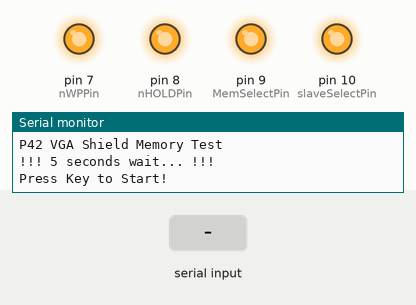
Simulated run of this sketch. Board: Arduino Uno, built with avr-gcc and run on an emulated ATmega328P. Shown: output pins drawn as LEDs (lit = HIGH), the last lines printed to the serial monitor. Wiring (inferred from the names in the program): 24Cxx EEPROM at I2C address 0x50. Inputs (shaded band) come from the test bench. EEPROM starts erased.

Above: at 5.9 s.
6.0 s: "1" received over Serial
7.7 s: "0" received over Serial
9.2 s: "2" received over Serial
10.7 s: "1" received over Serial
At 11.8 s:
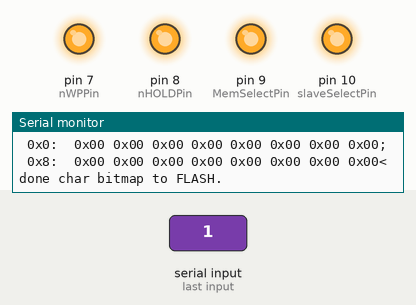
12.2 s: "0" received over Serial
At 12.7 s:
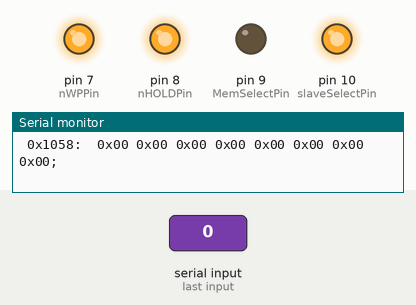
Timing chart, 0 to 15.2 s (numbered marks = the images above; inputs shaded):
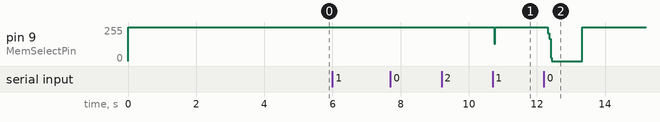

Measured:
- after the input at 10.7 s, pin 9 (MemSelectPin): 255/255 → 130/255 at once, → 255/255 0.04 s later
- after the input at 12.2 s, pin 9 (MemSelectPin): 255/255 → 0/255 after 0.12 s, → 255/255 1.0 s later

The sketch:

P42VGA_memtest.ino
```cpp
// Sketch for P42 VGA Shield/Wing
// Memory test and FLASH write with character set, BoingBall Demo and a BMP Picture
// written by
// Wolfgang Friedrich
// Last change: 2020/Mar/21

// https://hackaday.io/project/170499-vga-shield-wing
// https://github.com/wolfgangfriedrich/P42VGA

// *** Comment out this line if target system is not an Arduino MEGA ***
//#define MEGA

// *** Enable new functionality to write 255 color BMP image data to FLASH address IMAGE1_ADDR
//     this is only tested with UART at 19200 baud!
#define IMAGEWRITE

// inslude the SPI library:
#include <Arduino.h>
#include <SPI.h>
#include <Wire.h>
#include "hack8x8.h"

#include <avr/pgmspace.h>
#include "ball_frames.h"

const int slaveSelectPin  = 10;
const int MemSelectPin    = 9;
const int nHOLDPin        = 8;
const int nWPPin          = 7;

const int CHAR_MAP_ADDR		= 0x0000;
const int BOINGBALL_ADDR	= 0x1000;
const int IMAGE1_ADDR		= 0x3000;
const int IMAGE2_ADDR		= 0x5000;

void setup() {
	unsigned int P42_Display_ID = 0;

//	P42Display::Init()

	Serial.begin(19200);
	Serial.println("");
	Serial.println(F("P42 VGA Shield Memory Test"));

// Config pins
pinMode(nWPPin, OUTPUT);
digitalWrite(nWPPin, HIGH);
pinMode(nHOLDPin, OUTPUT);
digitalWrite(nHOLDPin, HIGH);

	// Disable pins that are used for SPI on Uno.
#ifdef MEGA
	pinMode(11, INPUT);
	pinMode(12, INPUT);
	pinMode(13, INPUT);
#endif

// Config SPI interface
pinMode(slaveSelectPin, OUTPUT);
digitalWrite(slaveSelectPin, HIGH);
pinMode(MemSelectPin, OUTPUT);
digitalWrite(MemSelectPin, HIGH);
SPI.begin();
SPI.setClockDivider(SPI_CLOCK_DIV2);
SPI.setDataMode(SPI_MODE0);
SPI.setBitOrder(MSBFIRST) ;


}


// --------------------------------------------------------------------------------------
// Hexdump Flash memory to UART
// --------------------------------------------------------------------------------------
void SPImemdump (unsigned long address, unsigned int bytes) {

	unsigned long i = 0;
	byte result =0;

	digitalWrite(MemSelectPin,LOW);
	SPI.transfer( 0x03 );					// read data
	SPI.transfer( (address >>16) &0xFF );	// start address
	SPI.transfer( (address >> 8) &0xFF );
	SPI.transfer( (address     ) &0xFF );
	for (i = 0; i < bytes; i++) {
		if ((i % 8) == 0) {
			if (i != 0)
				Serial.println (";");
			Serial.print(" 0x");
			Serial.print(address + i,HEX);
			Serial.print(": ");
		}
		result = SPI.transfer( 0x00 );
		Serial.print(" 0x");
		if (result <0x10)
			Serial.print ("0");
		Serial.print(result,HEX);
	}
    digitalWrite(MemSelectPin,HIGH);
	Serial.println("<");


}

// --------------------------------------------------------------------------------------
// As the function says
// --------------------------------------------------------------------------------------
void SPImemSectorErase ( unsigned long mem_addr ) {

  byte StatusReg = 0x01;

	digitalWrite(MemSelectPin,LOW);
	SPI.transfer( 0x06 );               // WEN
	digitalWrite(MemSelectPin,HIGH);
	//delay(1);
	digitalWrite(MemSelectPin,LOW);
	SPI.transfer( 0x20 );               // Sector erase
	SPI.transfer( (mem_addr >>16) & 0xFF );        // sector address (16 blocks are reserved for font)
	SPI.transfer( (mem_addr >> 8) & 0xFF );
	SPI.transfer( 0x00 );
	digitalWrite(MemSelectPin,HIGH);

//	Serial.print( mem_addr + 0x10, HEX );
//	Serial.print( " " );

	//delay(1000);
    StatusReg = 1;
	while (StatusReg & 0x01 == 1) {
		Serial.print(StatusReg,HEX);
		digitalWrite(MemSelectPin,LOW);
		SPI.transfer( 0x05 );
		StatusReg = SPI.transfer(0x00);
		digitalWrite(MemSelectPin,HIGH);
		delay(1);
	};
	Serial.print(StatusReg, HEX);
//	Serial.println();

}

// --------------------------------------------------------------------------------------
// write a single Byte to flash
// --------------------------------------------------------------------------------------
void SPIwritebyte ( unsigned long mem_addr, byte data ) {

	byte StatusReg = 0x01;

	digitalWrite(MemSelectPin,LOW);
	SPI.transfer( 0x06 );               // WEN
	digitalWrite(MemSelectPin,HIGH);
//	delay(1);
	digitalWrite(MemSelectPin,LOW);
	SPI.transfer( 0x02 );               // Page program
    SPI.transfer( (mem_addr >>16) & 0xFF );		// start address
    SPI.transfer( (mem_addr >> 8) & 0xFF );		//
    SPI.transfer( (mem_addr     ) & 0xFF );		//
	SPI.transfer( data);
	digitalWrite(MemSelectPin,HIGH);

	StatusReg = 1;
	while (StatusReg & 0x01 == 1) {
//		Serial.print("*");
		digitalWrite(MemSelectPin,LOW);
		SPI.transfer( 0x05 );
		StatusReg = SPI.transfer(0x00);
		digitalWrite(MemSelectPin,HIGH);
	};
//	Serial.println(StatusReg, HEX);

}


void loop() {

	word result = 0;

  byte MfrID = 0;
  byte DeviceID = 0;
  byte Capacity = 0;
  byte address = 0x90;
  byte incomingByte = 0;   // for incoming serial data
  byte StatusReg = 0x01;
  unsigned long i,j = 0;
  byte blockwrite_len = 0;
//*

  Serial.println(F("!!! 5 seconds wait... !!!"));
  delay(5000);

  Serial.println(F("Press Key to Start!"));		// This is to stop the program when a new one is compiling and overwrite the content
  while (Serial.available() == 0) {};
  incomingByte = Serial.read();

  // I2C EEPROM memory test
  Wire.begin(); // wake up I2C bus
  Wire.beginTransmission(0x50);
  Wire.write(0x00); // memory address 0
  Wire.write(0x00);
  Wire.write(0xC0);
  Wire.write(0xFF);
  Wire.write(0xEE);
  Wire.endTransmission();

  delay(250);

  Wire.begin(); // wake up I2C bus
  Wire.beginTransmission(0x50);
  Wire.write(0x00); // memory address 0
  Wire.write(0x00);
  Wire.endTransmission();

  incomingByte = 0x00;
  Wire.requestFrom(0x50, 3); // 7-bit addres without R/W bit
  incomingByte = Wire.read(); // first received byte stored
  Serial.print(incomingByte, HEX);
  incomingByte = Wire.read(); // 2nd received byte stored
  Serial.print(incomingByte, HEX);
  incomingByte = Wire.read(); // 3nd received byte stored
  Serial.println(incomingByte, HEX);

  Serial.println("done EEPROM.");

  while (Serial.available() == 0) {};
  incomingByte = Serial.read();

// Find VS23S040
	digitalWrite(slaveSelectPin,LOW);
	SPI.transfer( 0x9F );				// ReadDeviceID
	result = SPI.transfer16(0x0000);
	if ((result & 0xff00) == 0x2B00) {
		Serial.print(F("Found P42 Display module ID: 0x"));
		Serial.println(result,HEX);
	}
	digitalWrite(slaveSelectPin,HIGH);


  // SPI Flash test
  digitalWrite(MemSelectPin,LOW);
  SPI.transfer( address );
  SPI.transfer( 0x00 );
  SPI.transfer( 0x00 );
  SPI.transfer( 0x00 );
  MfrID = SPI.transfer(0x00);
  DeviceID = SPI.transfer(0x00);
  digitalWrite(MemSelectPin,HIGH);

  Serial.print(F("SPIMem MfrID: 0x"));
  Serial.print(MfrID,HEX);
  Serial.print(F(" DeviceID: 0x"));
  Serial.println(DeviceID,HEX);

  address = 0x9f; // Jedec ID
  digitalWrite(MemSelectPin,LOW);
  SPI.transfer( address );
  MfrID = SPI.transfer(0x00);
  DeviceID = SPI.transfer(0x00);
  Capacity = SPI.transfer(0x00);
  digitalWrite(MemSelectPin,HIGH);

  Serial.print(F("Jedec MfrID: 0x"));
  Serial.print(MfrID,HEX);
  Serial.print(F(" DeviceID: 0x"));
  Serial.print(DeviceID,HEX);
  Serial.print(F(" Capacity: 0x"));
  Serial.println(Capacity,HEX);

  Serial.println("-");
  while (Serial.available() == 0) {};
  incomingByte = Serial.read();

  address = 0x20; // Sector erase
  digitalWrite(MemSelectPin,LOW);
  SPI.transfer( 0x06 );               // WEN
  digitalWrite(MemSelectPin,HIGH);
  delay(1);
  digitalWrite(MemSelectPin,LOW);
  SPI.transfer( address );               // Sector erase
  SPI.transfer( 0x00 );               // sector address
  SPI.transfer( 0x00 );
  SPI.transfer( 0x00 );
  digitalWrite(MemSelectPin,HIGH);

  //delay(1000);
  StatusReg = 1;
  while (StatusReg & 0x01 == 1) {
    Serial.print(StatusReg,HEX);
    digitalWrite(MemSelectPin,LOW);
    SPI.transfer( 0x05 );
    StatusReg = SPI.transfer(0x00);
    digitalWrite(MemSelectPin,HIGH);
    delay(1);
  };
  Serial.println(StatusReg, HEX);

  digitalWrite(MemSelectPin,LOW);
  SPI.transfer( 0x06 );               // WEN
  digitalWrite(MemSelectPin,HIGH);
  delay(1);
  digitalWrite(MemSelectPin,LOW);
  SPI.transfer( 0x02 );               // Page program
  SPI.transfer( 0x00 );               // start address
  SPI.transfer( 0x00 );
  SPI.transfer( 0x00 );
  SPI.transfer( 0xAF );
  SPI.transfer( 0xFE );
  digitalWrite(MemSelectPin,HIGH);

  StatusReg = 1;
  while (StatusReg & 0x01 == 1) {
    Serial.print("*");
    digitalWrite(MemSelectPin,LOW);
    SPI.transfer( 0x05 );
    StatusReg = SPI.transfer(0x00);
    digitalWrite(MemSelectPin,HIGH);
  };
  Serial.println(StatusReg, HEX);

  digitalWrite(MemSelectPin,LOW);
  SPI.transfer( 0x03 );               // read data
  SPI.transfer( 0x00 );               // start address
  SPI.transfer( 0x00 );
  SPI.transfer( 0x00 );
  MfrID = SPI.transfer( 0x00 );
  DeviceID = SPI.transfer( 0x00 );
  digitalWrite(MemSelectPin,HIGH);

  Serial.print(MfrID, HEX);
  Serial.println(DeviceID, HEX);

  Serial.println("done Flash.");
  while (Serial.available() == 0) {};
  incomingByte = Serial.read();


// No sector erase because first 2 bytes of char map are 0x00 0x40, which overwrites the test 0xAFFE.
// Write Character map to Flash at address 0x00
  for (i=0; i<=(sizeof(hack_8ptBitmaps))>>8; i++)	// # of 256byte blocks loops
  {
    digitalWrite(MemSelectPin,LOW);
    SPI.transfer( 0x06 );               // WEN
    digitalWrite(MemSelectPin,HIGH);
    delay(1);
    digitalWrite(MemSelectPin,LOW);
    SPI.transfer( 0x02 );               // Page program
    SPI.transfer( 0x00 );               // start address
    SPI.transfer(    i );				// this works  only up to 255 blocks = 16Kbyte of font data
    SPI.transfer( 0x00 );

	if (i < ( (sizeof(hack_8ptBitmaps)) >> 8 ))
	{
		blockwrite_len = 255;			// write full block
	}
	else
	{
		blockwrite_len = ((sizeof(hack_8ptBitmaps)) & 0xFF);			// write the tail end
	}

    for (j = 0; j <= blockwrite_len; j++)	// write 256 byte
    {
      SPI.transfer( hack_8ptBitmaps[j + i*32*8] );
	}
    digitalWrite(MemSelectPin,HIGH);

    StatusReg = 1;
    while (StatusReg & 0x01 == 1) {
      Serial.print("o");
      digitalWrite(MemSelectPin,LOW);
      SPI.transfer( 0x05 );
      StatusReg = SPI.transfer(0x00);
      digitalWrite(MemSelectPin,HIGH);
    };
	Serial.println(StatusReg, HEX);
  }

  SPImemdump ( 0, 16 );

  Serial.println(F("done char bitmap to FLASH."));

  while (Serial.available() == 0) {};
  incomingByte = Serial.read();


// --------------------------------------------------------------------------------------
// BOINGBALL data copy
// --------------------------------------------------------------------------------------

unsigned long ballSize = 0;
static unsigned long _ballSize = 0;

ballSize = sizeof(boingball);
_ballSize = ballSize;


 // Sector erase for Boingball mem
  for (i=0; i<(sizeof(boingball)>>8); i++)	// # of 256byte blocks loops
  {

	Serial.print(BOINGBALL_ADDR+(i*256),HEX);
	SPImemSectorErase ( BOINGBALL_ADDR+(i*256) );
	Serial.println();

//	digitalWrite(MemSelectPin,LOW);
//	SPI.transfer( 0x06 );               // WEN
//	digitalWrite(MemSelectPin,HIGH);
//	delay(1);
//	digitalWrite(MemSelectPin,LOW);
//	SPI.transfer( 0x20 );               // Sector erase
//	SPI.transfer( 0x00 + (i/240) );        // sector address (16 blocks are reserved for font)
//	SPI.transfer( 0x10 + (i%240) );
//	SPI.transfer( 0x00 );
//	digitalWrite(MemSelectPin,HIGH);
//
//	Serial.print( i + 0x10, HEX );
//	Serial.print( " " );
//
//	//delay(1000);
//    StatusReg = 1;
//	while (StatusReg & 0x01 == 1) {
//	Serial.print(StatusReg,HEX);
//	digitalWrite(MemSelectPin,LOW);
//	SPI.transfer( 0x05 );
//	StatusReg = SPI.transfer(0x00);
//	digitalWrite(MemSelectPin,HIGH);
//	delay(1);
//	};
//	Serial.println(StatusReg, HEX);

//	  SPImemdump ( 0x1000 +i*256, 16 );

  }


unsigned long ball_addr = 0;
byte ballbyte = 0;

// debug
//	Serial.println ("Print boingball data");
//	for (i=0; i<= 100; i++) {
//	  	Serial.print( pgm_read_byte_near(boingball + i), HEX);
//		Serial.print( " " );
//		if (i%16 == 0)
//			Serial.println ("<");
//
//	}

// Write BoingBall map to Flash at address 0x1000
  for (i=0; i<(sizeof(boingball))>>8; i++)	// # of 256byte blocks loops
  {
	ball_addr = BOINGBALL_ADDR + i*256;

    digitalWrite(MemSelectPin,LOW);
    SPI.transfer( 0x06 );               // WEN
    digitalWrite(MemSelectPin,HIGH);
    delay(1);
    digitalWrite(MemSelectPin,LOW);
    SPI.transfer( 0x02 );				// Page program
    SPI.transfer( (ball_addr >>16) & 0xFF );		// start address
    SPI.transfer( (ball_addr >> 8) & 0xFF );		//
    SPI.transfer( (ball_addr     ) & 0xFF );		//

//	Serial.print("Block Addr :0x");
//	Serial.print(ball_addr, HEX);
//	Serial.print(" -> ");

	if (i < ( (sizeof(boingball)) >> 8 ))
	{
		blockwrite_len = 255;			// write full block
	}
	else
	{
		blockwrite_len = ((sizeof(boingball)) & 0xFF);			// write the tail end
	}

    for (j = 0; j <= blockwrite_len; j++)	// write 256 byte
    {
      SPI.transfer( pgm_read_byte_near(boingball +(j + i*32*8)) );
//	  if (j<16) {
//		  	Serial.print(pgm_read_byte_near(boingball +(j + i*32*8)), HEX);
//			Serial.print( " " );
//	  }
	}
    digitalWrite(MemSelectPin,HIGH);

    StatusReg = 1;
    while (StatusReg & 0x01 == 1) {
      Serial.print("w");
      digitalWrite(MemSelectPin,LOW);
      SPI.transfer( 0x05 );
      StatusReg = SPI.transfer(0x00);
      digitalWrite(MemSelectPin,HIGH);
    };
	Serial.println(StatusReg, HEX);

//	SPImemdump ( 0x1000 +i*256, 16 );

  }

	SPImemdump ( 0x1000, 256 );
	SPImemdump ( 0x2FF8, 16 );
	SPImemdump ( 0, 16 );

	Serial.println(F("done Boingball bitmap to FLASH."));

//*/  End comment when everything above is disabled (line 182 after var declaration in loop{} )


#ifdef IMAGEWRITE

//  Serial.println(F("!!!10 seconds wait... !!!"));
//  delay(10000);
  Serial.println(F("!!!Use a proper terminal SW (e.g. Teraterm) and binary transfer!!!"));
  Serial.println(F("Any key to start Image mem erase!"));

  while (Serial.available() == 0) {};
  incomingByte = Serial.read();


// --------------------------------------------------------------------------------------
// Receive image data over UART and write to Flash
// Currently suppoerted 24bit BMP
// --------------------------------------------------------------------------------------

	{

	unsigned long FileSize = 54;		// set to header size
	byte inbyte = 0;
	unsigned long counter = 0;
	unsigned long ulongtemp = 0;		//

	SPImemdump ( IMAGE1_ADDR, 32 );

	for (i=IMAGE1_ADDR; i<(IMAGE1_ADDR+16384); i=i+256)	// # of 256byte blocks loops for an image max 16k+255 SIZE
	{
		Serial.print(i,HEX);
		SPImemSectorErase ( i );
		Serial.println();
	}
	Serial.println(F(" SectorErase for image done!"));
	SPImemdump ( IMAGE1_ADDR, 32 );

	Serial.setTimeout(10000);
	Serial.println(F("Please send BMP image now. (10sec timeout)"));
	// file read while loop
	while ( counter < FileSize ) {

		while ( !Serial.available() ) {}	// wait for next byte; timeout default is 1000msec
		inbyte = Serial.read();
//Serial.print("(");
//Serial.print(counter,HEX);
//Serial.print(")");

if (counter < 54) {
  Serial.print(inbyte,HEX);
  Serial.print(".");
}
		switch ( counter ) {
			case 0: {
				if (inbyte != 'B') {
					Serial.println(F("B0: Not a BMP"));
					counter = FileSize;						// to stop while loop
				}
				break;
			}
			case 1: {
				if (inbyte != 'M') {
					Serial.println(F("B1: Not a BMP"));
					counter = FileSize;						// to stop while loop
				}
				break;
			}
			case 2:{							// 2-5 file size in bytes
				ulongtemp = inbyte;
				break;
			}
			case 3:{
				ulongtemp += (inbyte<<8);
				break;
			}
			case 4:{
				ulongtemp += (inbyte<<16);
				break;
			}
			case 5:{
				FileSize = ulongtemp + (inbyte<<24);
				Serial.println(FileSize,HEX);
				break;
			}
			default: {
				break;
			}
		}	// switch
		SPIwritebyte ( IMAGE1_ADDR+counter, inbyte );
		counter ++; // this is the last instruction in the file read while loop
	}		// while
	Serial.println (F("Image done."));

	SPImemdump ( IMAGE1_ADDR, 256 );

	delay(1);
	}

#endif

	SPImemdump ( 0, 16 );
	SPImemdump ( 0x1000, 16 );


	Serial.println(F("Memory test and cofiguration done. "));
	while ( 1 ) {}	// wait forever;

}
```

Source omitted: ball_frames.h (data table, 49723 bytes), hack8x8.h (14829 bytes)
